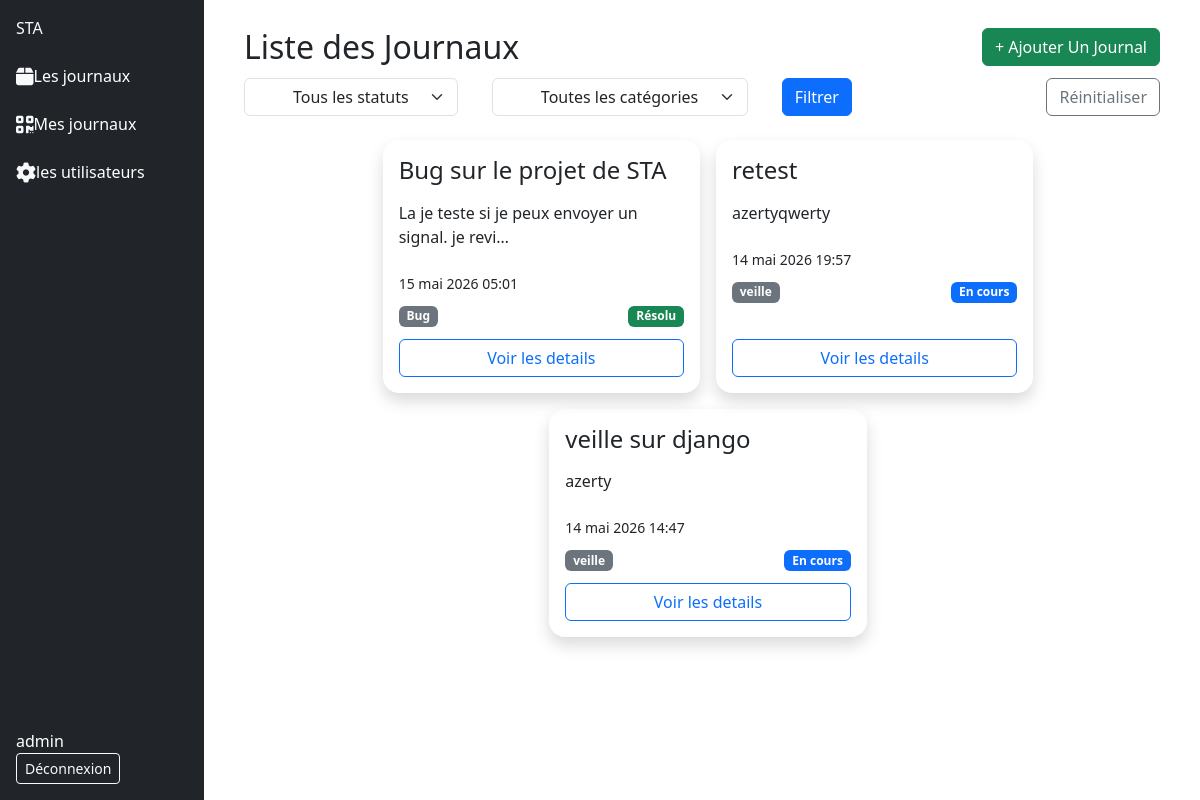
The app's page /entree/ (signed in), older data.
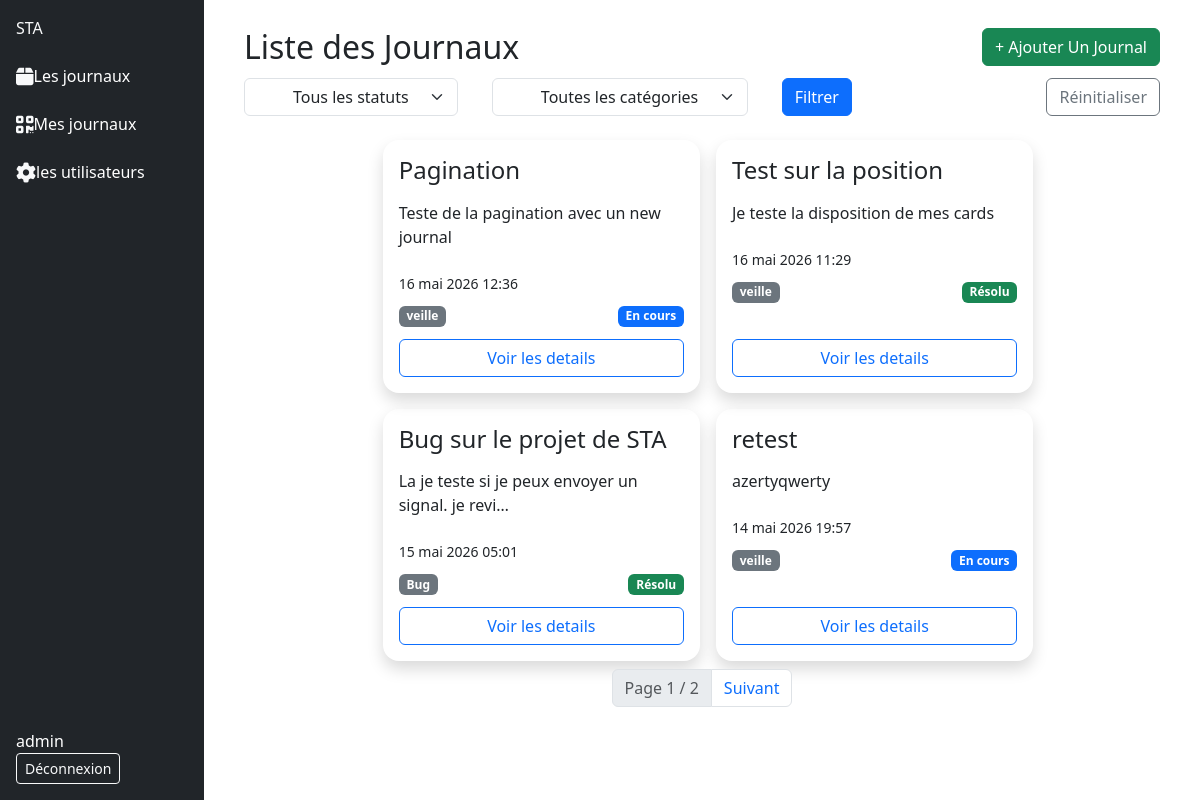
The same page, newer data.
### activite/models.py (models this page shows)
class Entree(models.Model) :
    class Statut(models.TextChoices):
        EN_COURS = 'en_cours', 'En cours'
        RESOLU   = 'resolu',   'Résolu'
        BLOQUE   = 'bloque',   'Bloqué'
    titre = models.CharField( max_length=100)
    contenu_textuel = models.TextField()
    image_de_preuve = models.ImageField(upload_to='images/')
    date_creation = models.DateTimeField(auto_now_add=True)
    categorie = models.ForeignKey(Categorie, on_delete=models.SET_NULL, null=True)
    user = models.ForeignKey(User, on_delete=models.SET_NULL, null=True)
    etat = models.CharField(
        max_length=20,
        choices=Statut.choices,
        default=Statut.EN_COURS
    )

class Categorie(models.Model) :
    nom_categorie = models.CharField( max_length=64)
    description = models.TextField()
    date_creation = models.DateTimeField(auto_now_add=True)
    def __str__(self):
        return self.nom_categorie

### activite/views.py (the view)
# urls.py: path("", EntreeListView.as_view(), name="entree"),
class EntreeListView(LoginRequiredMixin, ListView):
    model = Entree
    template_name = 'liste_tache.html'
    context_object_name = 'entrees'
    paginate_by = 4
    def get_queryset(self):
        qs = Entree.objects.filter(user=self.request.user).order_by('-date_creation')
        statut = self.request.GET.get('statut')
        categorie = self.request.GET.get('categorie')
        if statut:
            qs = qs.filter(etat=statut)
        if categorie:
            qs = qs.filter(categorie__id=categorie)
        return qs
    def get_context_data(self, **kwargs):
        context = super().get_context_data(**kwargs)
        context['categories'] = Categorie.objects.all()
        context['statut_choices'] = Entree.Statut.choices
        context['statut_actif'] = self.request.GET.get('statut', '')
        context['categorie_active'] = self.request.GET.get('categorie', '')
        return context

### activite/templates/liste_tache.html (shortened to what this page needs)
{% extends 'base.html' %}
{% block content %}
<div class="container-fluid bg-white">
    <div class="d-flex flex-row justify-content-between align-items-start mx-4 p-1">
        <h2>Liste des Journaux</h2>
        <button class="btn btn-success">
            <a href="{% url 'creer_entree' %}" class="text-decoration-none text-white"> + Ajouter Un Journal</a>
        </button>
    </div>
    <form method="get" class="row g-2 mb-2 mx-4 justify-content-between">
        <div class="col-8 d-flex justify-content-between">
            <div >
                <select name="statut" class="form-select px-5">
                    <option value="">Tous les statuts</option>
                </select>
            </div>
            <div >
                <select name="categorie" class="form-select px-5">
                    <option value="">Toutes les catégories</option>
                </select>
            </div>
        <button type="submit" class="btn btn-primary">Filtrer</button>
        </div>
        <div class="col-auto ">
            <a href="{% url 'entree' %}" class="btn btn-outline-secondary">Réinitialiser</a>
        </div>
    </form>
    <div class="row d-flex justify-content-center ps-2 ms-2 pt-2  container-fluid ">
        {% for entree in entrees %}
            <div class="col-4 m-2 p-3 rounded-4 shadow d-flex flex-column gap-2">
                <h4> {{entree.titre|truncatechars:25}} </h4>
                <p> {{entree.contenu_textuel|truncatechars:50 }} </p>
                <small> {{entree.date_creation}} </small>
                <div class="d-flex flex-row justify-content-between">
                <span class="badge bg-secondary my-1">{{ entree.categorie }}</span>
                    {% if entree.etat == 'en_cours' %}
                        <span class="badge bg-primary my-1">{{ entree.get_etat_display }}</span>
                    {% elif entree.etat == 'resolu' %}
                        <span class="badge bg-success my-1">{{ entree.get_etat_display }}</span>
                    {% elif entree.etat == 'bloque' %}
                        <span class="badge bg-danger my-1">{{ entree.get_etat_display }}</span>
                    {% endif %}
                </div>
                <a href="{% url 'detail_entree' entree.pk %} " class="btn btn-outline-primary mt-auto text-decoration-none">Voir les details</a>
            </div>
        {% endfor %}
    </div>
    {% if is_paginated %}
        <nav>
            <ul class="pagination justify-content-center">
                <li class="page-item disabled">
                    <span class="page-link">
                        Page {{ page_obj.number }} / {{ page_obj.paginator.num_pages }}
                    </span>
                </li>
                {% if page_obj.has_next %}
                <li class="page-item">
                    <a class="page-link" href="?page={{ page_obj.next_page_number }}">Suivant</a>
                </li>
                {% endif %}
            </ul>
        </nav>
    {% endif %}
</div>
{% endblock content %}

### templates/base.html (shortened to what this page needs)
{% load static %}
<!DOCTYPE html>
<html lang="en">
<head>
    <link href="https://cdn.jsdelivr.net/npm/bootstrap@5.3.3/dist/css/bootstrap.min.css" rel="stylesheet">
</head>
<body>
    <div class=" justify-content-between m-0">
        <div class="row d-flex flex-row" >
            <div class="sidebar sticky-top d-flex flex-column justify-content-between align-items-start p-3 vh-100 bg-dark  start-0 top-0  col-2" >
                <div class="d-flex flex-column align-items-start gap-4">
                <a class="navbar-brand text-light" href="{% url 'entree' %}">STA</a>
                <a class="text-decoration-none text-white" href="{% url 'entree' %}"><i class="fa-solid fa-box fa-lg text-light"></i>Les journaux</a>
                <a class="text-decoration-none text-white" href="{% url 'user_entrees' user.pk%}"><i class="fa-solid fa-qrcode fa-lg text-light"></i>Mes journaux</a>
                {% if user.is_superuser %}
                    <a class="text-decoration-none text-white" href="{% url 'liste_users' %}"><i class="fa-solid fa-gear fa-lg text-light"></i>les utilisateurs</a>
                {% endif %}
                </div>
                <div>
                {% if request.user.is_authenticated %}
                    <span class="text-white me-3">{{ request.user.username }}</span>
                    <form method="post" action="{% url 'logout' %}">
                        <button type="submit" class="btn btn-outline-light btn-sm">Déconnexion</button>
                    </form>
                {% endif %}
                </div>
            </div>
            <div class="col-10 mt-4 ">
                {% block content %}
                {% endblock content %}
            </div>
        </div>
    </div>
</body>
</html>

Row changes from the older to the newer data that the page shows:
no longer on this page (row edited): Entree: titre "veille sur django", contenu_textuel "azerty", date_creation "14 mai 2026 14:47", categorie "veille", etat "En cours"
added Entree: titre "Pagination", contenu_textuel "Teste de la pagination avec un new journal", date_creation "16 mai 2026 12:36", categorie "veille", etat "En cours"
added Entree: titre "Test sur la position", contenu_textuel "Je teste la disposition de mes cards", date_creation "16 mai 2026 11:29", categorie "veille", etat "Résolu"
Text that changed along with them:
{{ page_obj.number }}: (not shown) → "1"
{{ page_obj.paginator.num_pages }}: (not shown) → "2"
text now shown: "Page / Suivant"
